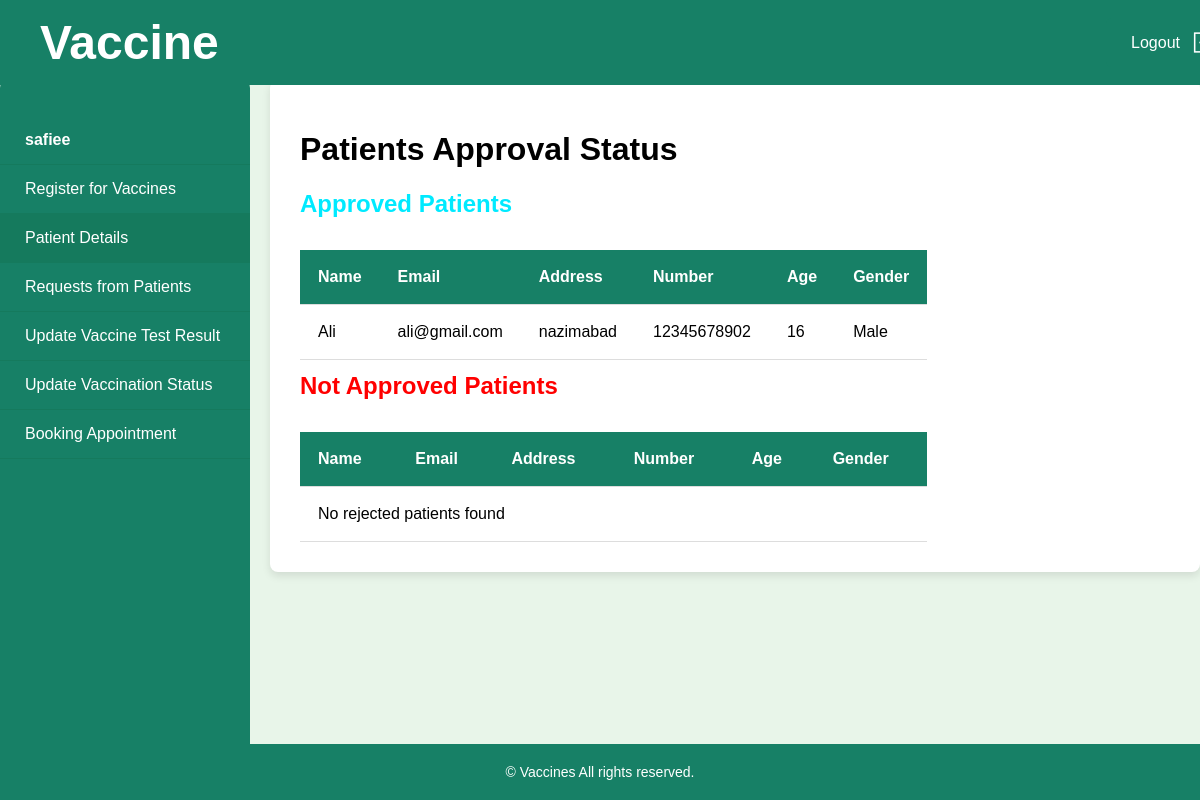
Screenshot of /hospital/patient_details.php (signed in) with the database file from the repository.
### tables this page shows
CREATE TABLE `users` (
  `id` int(11) NOT NULL,
  `name` varchar(255) NOT NULL,
  `email` varchar(255) NOT NULL,
  `pass` varchar(255) NOT NULL,
  `c_pass` varchar(255) NOT NULL,
  `phone` varchar(255) NOT NULL,
  `role` varchar(255) NOT NULL,
  `address` varchar(255) DEFAULT NULL,
  `age` varchar(255) DEFAULT NULL,
  `gender` varchar(255) DEFAULT NULL,
  `blood_type` varchar(255) DEFAULT NULL,
  `profile` varchar(255) DEFAULT NULL,
  `hosp_type` varchar(255) DEFAULT NULL,
  `action` varchar(255) DEFAULT NULL,
  `selected_hosp_id` int(11) DEFAULT NULL
);

### hospital/patient_details.php (the view, shortened to what this page needs)
<?php
  include '../pages/connect.php';
?>
<!DOCTYPE html>
<html lang="en">
<head>
    <link rel="stylesheet"  href="../style/hospital11.css">
</head>
<body>
    <div class="header" style="display: flex; flex-direction: row; justify-content: space-between;">
    <a class="navbar-brand" >
<span id="1">
         <h1> Vaccine  </h1>
            </span>
          </a>
        <span>
            <a href="../pages/logout.php" style="text-decoration: none;">
                <button id="logout">Logout
                    <img src="../assets/icons8-logout-100.png" alt="" width="25px" height="25px">
                </button>
            </a>
        </span>
    </div>
    <div class="container" style="display: flex;">
    <div class="sidebar">
            <ul>
                <li style='pointer-events: none;'><strong><?php echo $_SESSION["name"];?></strong></li>
                <a href="../hospital/patientRegister_vaccines.php"><li>Register for Vaccines</li></a>
                <a class="hide-show" href="../hospital/patient_details.php"><li class='active'>Patient Details</li></a>
                <a class="hide-show" href="../hospital/requests_patients.php"><li>Requests from Patients</li></a>
                <a class="hide-show" href="../hospital/update_test_result.php"><li>Update Vaccine Test Result</li></a>
                <a class="hide-show" href="../hospital/update_vaccination_status.php"><li>Update Vaccination Status</li></a>
                <a class="hide-show" href="../hospital/hosp_booking_appointment.php"><li>Booking Appointment</li></a>
            </ul>
        </div>
        <div class="main-content">
            <div class="container6">
                    <h1>Patients Approval Status</h1>
                    <h2 style="color: rgb(0, 234, 255); margin-bottom:0.5em;">Approved Patients</h2>
                    <div class="table-responsive approved-table">
                        <table>
                            <thead>
                                <tr>
                                    <th>Name</th>
                                    <th>Email</th>
                                    <th>Address</th>
                                    <th>Number</th>
                                    <th>Age</th>
                                    <th>Gender</th>
                                </tr>
                            </thead>
                            <tbody>
                                <?php
                                        $hospital_id = $_SESSION['id'];
                                        $approved_query = "SELECT * FROM users WHERE role = 'Patient' AND action = 'Approved' AND selected_hosp_id = $hospital_id";
                                        $approved_res = mysqli_query($conn, $approved_query);
                                        if (mysqli_num_rows($approved_res) > 0) {
                                            while ($approved_row = mysqli_fetch_assoc($approved_res)) {
                                                echo "
                                                <tr>
                                                    <td>$approved_row[name]</td>
                                                    <td>$approved_row[email]</td>
                                                    <td>$approved_row[address]</td>
                                                    <td>$approved_row[phone]</td>
                                                    <td>$approved_row[age]</td>
                                                    <td>$approved_row[gender]</td>
                                                </tr>
                                                ";
                                            }
                                        } else {
                                            echo "<tr><td colspan='6'>No approved patients found</td></tr>";
                                        }
                                ?>
                            </tbody>
                        </table>
                    </div>
                    <h2 style="color: red; margin-top:0.5em; margin-bottom:0.5em;">Not Approved Patients</h2>
                    <div class="table-responsive not-approved-table">
                        <table>
                            <thead>
                                <tr>
                                    <th>Name</th>
                                    <th>Email</th>
                                    <th>Address</th>
                                    <th>Number</th>
                                    <th>Age</th>
                                    <th>Gender</th>
                                </tr>
                            </thead>
                            <tbody>
                                <?php
                                        $hospital_id = $_SESSION['id'];
                                        $reject_query = "SELECT * FROM users WHERE role = 'Patient' AND action = 'Reject' AND selected_hosp_id = $hospital_id";
                                        $reject_res = mysqli_query($conn, $reject_query);
                                        if (mysqli_num_rows($reject_res) > 0) {
                                            while ($reject_row = mysqli_fetch_assoc($reject_res)) {
                                                echo "
                                                <tr>
                                                    <td>$reject_row[name]</td>
                                                    <td>$reject_row[email]</td>
                                                    <td>$reject_row[address]</td>
                                                    <td>$reject_row[phone]</td>
                                                    <td>$reject_row[age]</td>
                                                    <td>$reject_row[gender]</td>
                                                </tr>
                                                ";
                                            }
                                        }
                                        else {
                                            echo "<tr><td colspan='6'>No rejected patients found</td></tr>";
                                        }
                                ?>
                            </tbody>
                        </table>
                    </div>
            </div>
        </div>
    </div>
    <footer>
        &copy;  Vaccines All rights reserved.
    </footer>
</body>
</html>

### style/hospital11.css (style rules this page uses)
body, html { margin: 0; padding: 0; font-family: 'Poppins', sans-serif; background-color: #e8f5e9; display: flex; flex-direction: column; height: 100%; }
.header { display: flex; justify-content: space-between; align-items: center; background-color: #178066; color: white; padding: 15px 40px; width: 100%; position: fixed; top: 0; left: 0; z-index: 1000; }
#logout { background-color: #178066; color: white; border: none; padding: 12px 25px; border-radius: 5px; cursor: pointer; display: flex; align-items: center; gap: 10px; font-size: 16px; transition: background-color 0.3s ease; }
.container { display: flex; justify-content: flex-start; align-items: flex-start; margin-top: 80px; margin-bottom: 70px; flex-grow: 1; }
.sidebar { width: 250px; background-color: #178066; color: white; height: 100vh; padding-top: 20px; position: fixed; border-radius: 8px; }
.sidebar ul { list-style: none; padding: 0; }
.sidebar ul a { text-decoration: none; color: white; }
.sidebar ul li { padding: 15px 25px; transition: background-color 0.3s ease; cursor: pointer; border-bottom: 1px solid #157a5d; }
.sidebar ul li:hover, .sidebar ul .active { background-color: #157a5d; }
.main-content { flex-grow: 1; margin-left: 270px; padding: 30px; background-color: white; border-radius: 8px; box-shadow: 0 4px 8px rgba(0, 0, 0, 0.1); display: flex; flex-direction: column; align-items: flex-start; overflow: auto; }
.table-responsive { overflow-x: auto; }
table { width: 100%; border-collapse: collapse; margin-top: 20px; }
th, td { padding: 18px; text-align: left; border-bottom: 1px solid #ddd; }
th { background-color: #178066; color: white; font-weight: 600; }
footer { background-color: #178066; color: white; text-align: center; padding: 20px 0; font-size: 14px; width: 100%; position: fixed; bottom: 0; left: 0; z-index: 1000; }
.header h1 { color: white; margin: 0; font-size: 3rem; }

### rows the page displays
users: name "Ali", email "ali@gmail.com", address "nazimabad", phone "12345678902", age "16", gender "Male"

### other values shown
$_SESSION["name"] "safiee"
